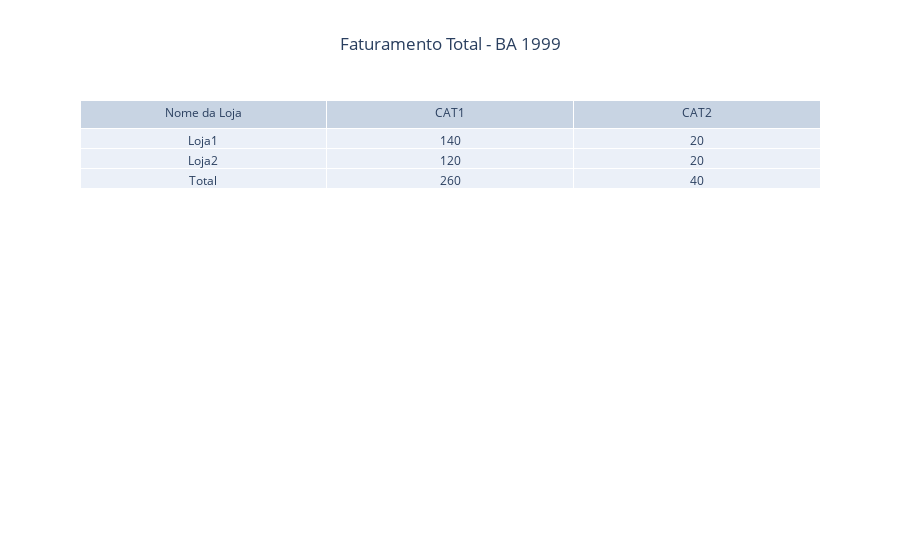

Notebook cell for this chart:
### Code cell
fig = go.Figure(data=[go.Table(header=dict(values=list(tb2.columns)),
                               cells=dict(values=[tb2['Nome da Loja'], 
                                                  tb2['CAT1'], tb2['CAT2']])) ])
fig.update_layout(title_text='Faturamento Total - BA 1999', title_x=0.5)
fig.show()

### Figure 1 — Plotly figure (JSON) as saved in the notebook; plotly's stock layout.template omitted (floating-point values rounded to 4 significant figures)
{"data": [{"cells": {"values": [["Loja1", "Loja2", "Total"], [140, 120, 260], [20, 20, 40]]}, "header": {"values": ["Nome da Loja", "CAT1", "CAT2"]}, "type": "table"}], "layout": {"title": {"text": "Faturamento Total - BA 1999", "x": 0.5}}}
